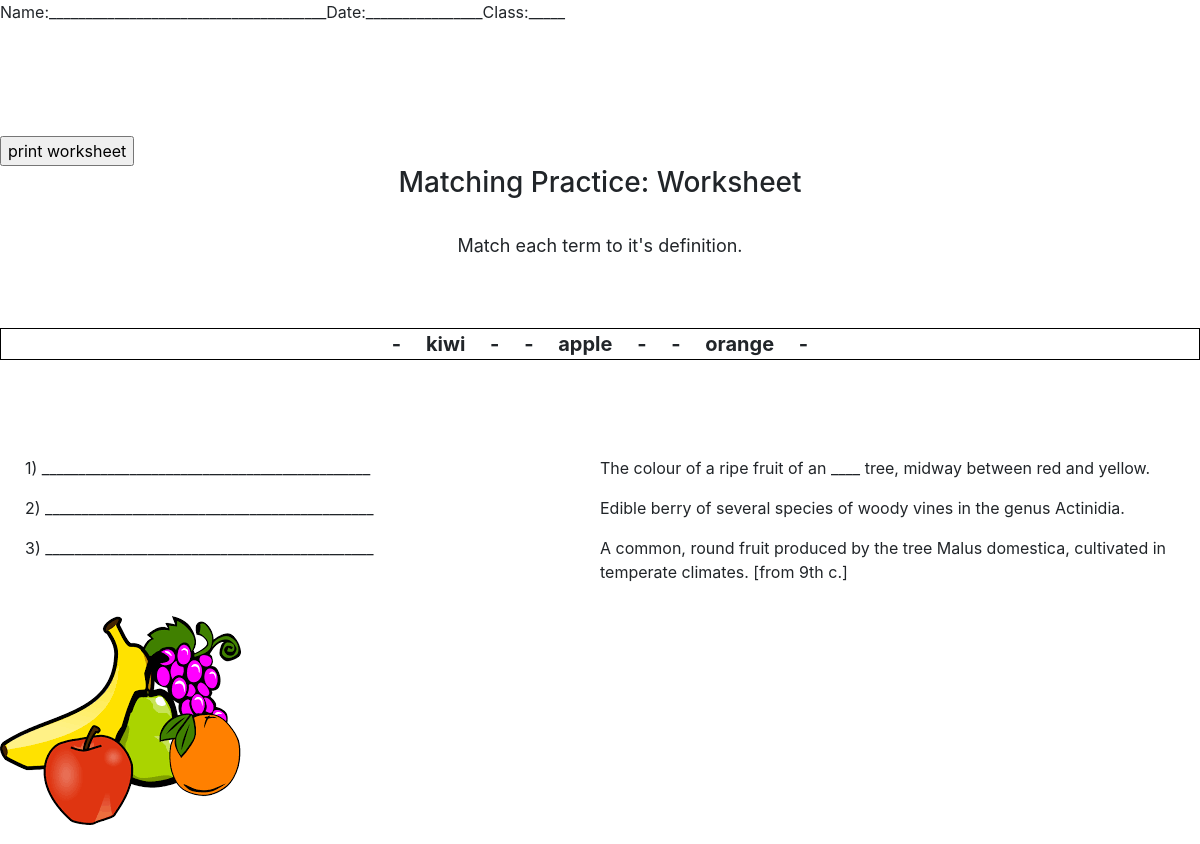
Page /print_vocab_def/7/ on the committed database.
### blog/models.py (models this page shows, shortened)
class Word(models.Model):
    term = models.CharField(max_length=100)
    definition = models.CharField(max_length=150)
    sentence = models.CharField(max_length=300)
    wordlist = models.ForeignKey(WordList, on_delete=models.CASCADE)
    def __str__(self):
        return self.term.lower()

class WordList(models.Model):
    title = models.CharField(max_length=100)
    description = models.TextField()
    worksheet_text = RichTextUploadingField(blank=True, null=True)
    author = models.ForeignKey(User, on_delete=models.CASCADE)
    date_posted = models.DateTimeField(default=timezone.now)
    folder = models.ForeignKey(Folder, on_delete=models.SET_NULL, blank=True, null=True)

### blog/views.py (the view)
# urls.py: path('print_vocab_def/<int:pk>/', views.print_vocab_def, name='blog-print_vocab_def'),
def print_vocab_def(request, pk):
    wordlist = WordList.objects.get(pk=pk)
    a = wordlist.id
    words = Word.objects.filter(wordlist__id=a)
    definition = Word.objects.filter(wordlist__id=a)
    deflist = []
    terms = []
    for i in words:
        deflist.append(i.definition)
        terms.append(i.term)
    from sklearn.utils import shuffle
    for i in terms:
        deflist = [sub.replace(str(i), '____') for sub in deflist]
        random.shuffle(deflist)
    context = {
        'words': words, 'defs': deflist, 'wordlist': wordlist
    }
    return render(request, 'blog/print_vocab_def.html', context)

### blog/templates/blog/print_vocab_def.html (shortened to what this page needs)
{% load static %}
{% load auth_extras %}
<html>
<head>
    <link rel="stylesheet" href="https://maxcdn.bootstrapcdn.com/bootstrap/4.0.0/css/bootstrap.min.css">
</head>
<div class="row">
<div class="col-lg-12">
<p class = "float-left">Name:______________________________________</p>
<p class = "float-left">Date:________________</p>
<p class = "float-left">Class:_____</p>
</div>
</div>
<br><br><br><br>
<input type="button" value="print worksheet" onclick="this.style.display='none';window.print();" />
<h3 class = "head">  Matching Practice: Worksheet  </h3>
<br>
<p id = "instruc">Match each term to it's definition. </p>
<br><br><br><br>
<div id = "box">
    <div class = "boxHead">
{%  for word in words %}
    - {{word}} -
{% endfor %}
    </div>
</div>
<body>
<br><br><br><br>
<div class = "row">
{%  for word in defs %}
<div class = "column" id='increment'>
 <ul >
        {{ forloop.counter }})  _____________________________________________
   </ul>
</div>
<div class = "column" id= sents>
  {{word|linebreaks}}
</div>
{% endfor %}
</div>
</body>
<footer>
{% if wordlist.worksheet_text|length > 0 %}
    <p>{{ wordlist.worksheet_text | safe }}</p>
{% else %}
    <p></p>
{% endif %}
  </footer>
</html>

### blog/templates/blog/print_vocab_def.html (style rules this page uses)
#box { text-align:center; font-size:20px; margin-top:-5vh; word-spacing:20px; border:1px solid black; font-weight:bold; }
.head { text-align:center; }
#instruc { text-align:center; font-size:18px; }
.row { display: flex; }
.column { flex: 50%; }

### rows in the picture
Word: term "kiwi", defs "Edible berry of several species of woody vines in the genus Actinidia."
Word: term "apple", defs "A common, round fruit produced by the tree Malus domestica, cultivated in temperate climates. [from 9th c.]"
Word: term "orange"
WordList: worksheet_text (picture)

### other values in the picture
{{ word|linebreaks }} "The colour of a ripe fruit of an ____ tree, midway between red and yellow."
